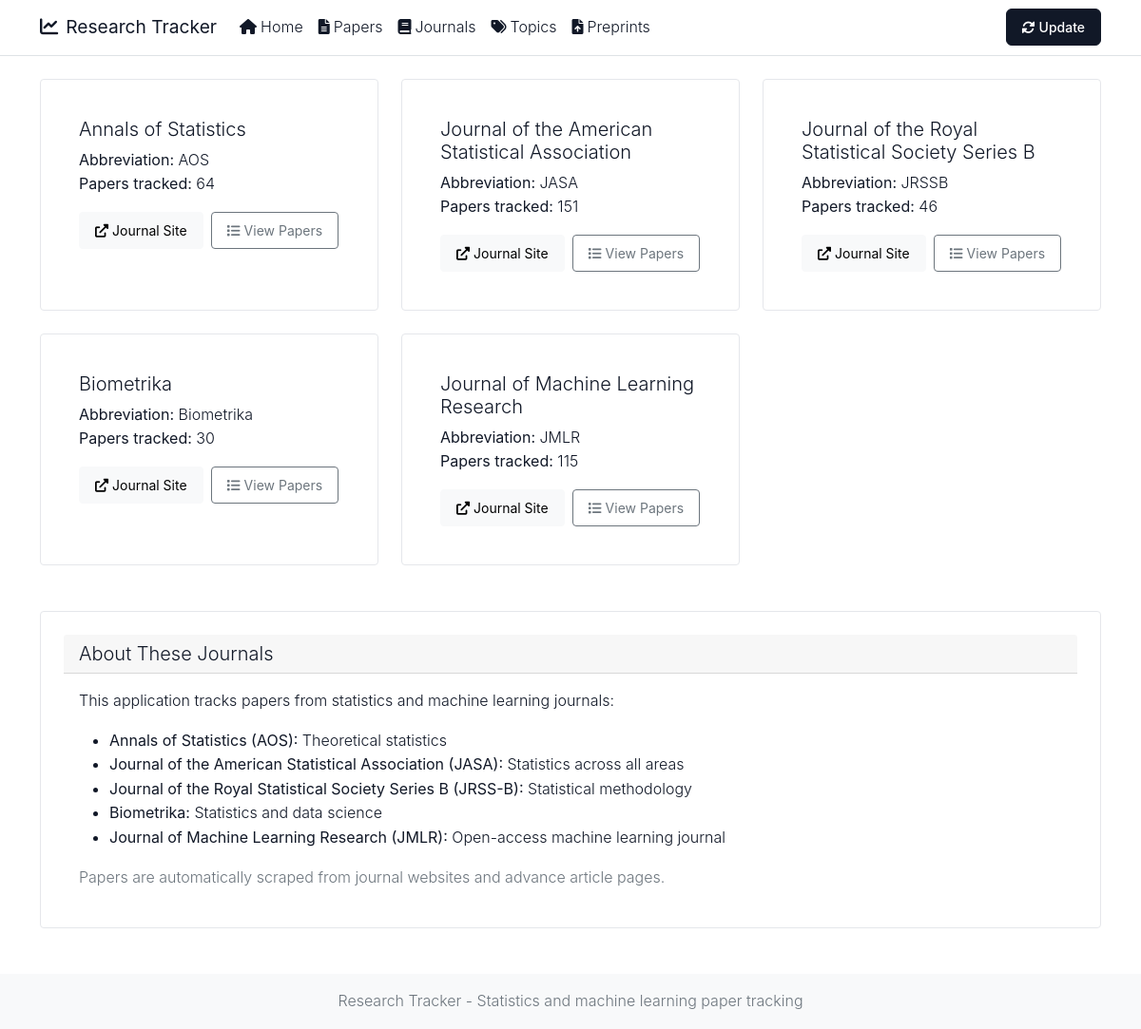
The page /journals on the database its author committed.
### app/models.py (models this page shows)
class Journal(Base):
    __tablename__ = 'journals'
    id = Column(Integer, primary_key=True, index=True)
    name = Column(String(100), unique=True, index=True)
    abbreviation = Column(String(20), unique=True)
    url = Column(String(500))
    papers_url = Column(String(500))
    papers = relationship("Paper", back_populates="journal")

### app/main.py (the view)
@app.get("/journals", response_class=HTMLResponse)
async def journals(request: Request, db: Session = Depends(get_db)):
    journals = db.query(Journal).all()
    return templates.TemplateResponse("journals.html", {
        "request": request,
        "journals": journals
    })

### templates/journals.html (shortened to what this page needs)
{% extends "base.html" %}
{% block content %}
<div class="row">
    {% for journal in journals %}
    <div class="col-md-6 col-lg-4 mb-4">
        <div class="card h-100 minimal-card">
            <div class="card-body">
                <h5 class="card-title">{{ journal.name }}</h5>
                <p class="card-text">
                    <strong>Abbreviation:</strong> {{ journal.abbreviation }}<br>
                    <strong>Papers tracked:</strong> {{ journal.papers | length }}
                </p>
                <div class="d-flex gap-2">
                    <a href="{{ journal.url }}" class="btn btn-light btn-sm" target="_blank">
                        <i class="fas fa-external-link-alt me-1"></i>Journal Site
                    </a>
                    <a href="/papers?journal={{ journal.name }}" class="btn btn-outline-secondary btn-sm">
                        <i class="fas fa-list me-1"></i>View Papers
                    </a>
                </div>
            </div>
        </div>
    </div>
    {% endfor %}
</div>
<div class="row mt-4">
    <div class="col-12">
        <div class="card minimal-card">
            <div class="card-header">
                <h5 class="mb-0">About These Journals</h5>
            </div>
            <div class="card-body">
                <p>This application tracks papers from statistics and machine learning journals:</p>
                <ul>
                    <li><strong>Annals of Statistics (AOS):</strong> Theoretical statistics</li>
                    <li><strong>Journal of the American Statistical Association (JASA):</strong> Statistics across all areas</li>
                    <li><strong>Journal of the Royal Statistical Society Series B (JRSS-B):</strong> Statistical methodology</li>
                    <li><strong>Biometrika:</strong> Statistics and data science</li>
                    <li><strong>Journal of Machine Learning Research (JMLR):</strong> Open-access machine learning journal</li>
                </ul>
                <p class="text-muted mb-0">Papers are automatically scraped from journal websites and advance article pages.</p>
            </div>
        </div>
    </div>
</div>
{% endblock %}

### static/style.css (style rules this page uses)
:root { --primary-color: #111827; --secondary-color: #111827; --accent-color: #6b7280; --success-color: #059669; --warning-color: #d97706; --light-bg: #f9fafb; --dark-text: #111827; --border-radius: 8px; --box-shadow: 0 1px 3px rgba(0,0,0,0.05); }
body { font-family: -apple-system, BlinkMacSystemFont, 'Segoe UI', Roboto, sans-serif; line-height: 1.6; color: var(--dark-text); font-weight: 300; }
h1, h2, h3, h4, h5, h6 { font-weight: 300; color: var(--dark-text); }
.card { border: 1px solid #e5e7eb; border-radius: 4px; box-shadow: none; transition: all 0.2s ease; height: 100%; }
.minimal-card { border: 1px solid #f3f4f6; box-shadow: none; background: #fafafa; }
.minimal-card { padding: 1.5rem; background: white; border: 1px solid #e5e7eb; border-radius: 4px; transition: all 0.2s ease; }
.btn { border-radius: 4px; padding: 0.5rem 1rem; font-weight: 400; transition: all 0.2s ease; font-size: 0.875rem; border-width: 1px; }

### rows shown on the page
Journal: name "Annals of Statistics", abbreviation "AOS", papers|length "64"
Journal: name "Journal of the American Statistical Association", abbreviation "JASA", papers|length "151"
Journal: name "Journal of the Royal Statistical Society Series B", abbreviation "JRSSB", papers|length "46"
Journal: name "Biometrika", abbreviation "Biometrika", papers|length "30"
Journal: name "Journal of Machine Learning Research", abbreviation "JMLR", papers|length "115"
